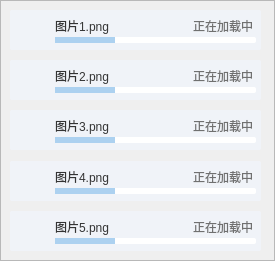
       <widget class="QFrame" name="Load_box2">
        <property name="geometry">
         <rect>
          <x>15</x>
          <y>0</y>
          <width>275</width>
          <height>261</height>
         </rect>
        </property>
        <property name="styleSheet">
         <string notr="true">QFrame#Load_box2{
	border :1px;
	border-radius:5px;
	border-color:rgb(182, 182, 182);
	border-style : dashed;
}</string>
        </property>
        <property name="frameShape">
         <enum>QFrame::StyledPanel</enum>
        </property>
        <property name="frameShadow">
         <enum>QFrame::Raised</enum>
        </property>
        <widget class="QWidget" name="layoutWidget">
         <property name="geometry">
          <rect>
           <x>10</x>
           <y>10</y>
           <width>251</width>
           <height>241</height>
          </rect>
         </property>
         <layout class="QGridLayout" name="gridLayout">
          <item row="7" column="0">
           <widget class="QFrame" name="Frame_load4">
            <property name="minimumSize">
             <size>
              <width>0</width>
              <height>40</height>
             </size>
            </property>
            <property name="styleSheet">
             <string notr="true">QFrame#Frame_load4{
	background-color: rgb(240, 243, 248);
	border-radius:2px;
}</string>
            </property>
            <property name="frameShape">
             <enum>QFrame::StyledPanel</enum>
            </property>
            <property name="frameShadow">
             <enum>QFrame::Raised</enum>
            </property>
            <widget class="QLabel" name="Lable_pic4">
             <property name="geometry">
              <rect>
               <x>6</x>
               <y>4</y>
               <width>32</width>
               <height>32</height>
              </rect>
             </property>
             <property name="text">
              <string/>
             </property>
            </widget>
            <widget class="QProgressBar" name="progressBar1_4">
             <property name="geometry">
              <rect>
               <x>45</x>
               <y>27</y>
               <width>201</width>
               <height>6</height>
              </rect>
             </property>
             <property name="maximumSize">
              <size>
               <width>16777215</width>
               <height>6</height>
              </size>
             </property>
             <property name="styleSheet">
              <string notr="true">QProgressBar{
text:none;
border-radius:2px;
background-color: #FFFFFF;
color: transparent;
}
QProgressBar::chunk {

background-color: rgb(172, 209, 240);
width: 20px;
}
</string>
             </property>
             <property name="value">
              <number>24</number>
             </property>
            </widget>
            <widget class="QLabel" name="Text_loadstatus4">
             <property name="geometry">
              <rect>
               <x>182</x>
               <y>6</y>
               <width>61</width>
               <height>20</height>
              </rect>
             </property>
             <property name="styleSheet">
              <string notr="true">background-color: transparent;
font: 6pt &quot;黑体&quot;;
color: rgb(112, 112, 112);</string>
             </property>
             <property name="text">
              <string>正在加载中</string>
             </property>
             <property name="alignment">
              <set>Qt::AlignRight|Qt::AlignTrailing|Qt::AlignVCenter</set>
             </property>
            </widget>
            <widget class="QLabel" name="Text_Picname4">
             <property name="geometry">
              <rect>
               <x>45</x>
               <y>6</y>
               <width>151</width>
               <height>20</height>
              </rect>
             </property>
             <property name="styleSheet">
              <string notr="true">background-color: transparent;
align: right;
font: 7pt &quot;Times New Roman&quot;;
color: rgb(52, 52, 52);</string>
             </property>
             <property name="text">
              <string>图片4.png</string>
             </property>
            </widget>
           </widget>
          </item>
          <item row="5" column="0">
           <widget class="QFrame" name="Frame_load3">
            <property name="minimumSize">
             <size>
              <width>0</width>
              <height>40</height>
             </size>
            </property>
            <property name="styleSheet">
             <string notr="true">QFrame#Frame_load3
{
	background-color: rgb(240, 243, 248);
	border-radius:2px;
}</string>
            </property>
            <property name="frameShape">
             <enum>QFrame::StyledPanel</enum>
            </property>
            <property name="frameShadow">
             <enum>QFrame::Raised</enum>
            </property>
            <widget class="QProgressBar" name="progressBar1_3">
             <property name="geometry">
              <rect>
               <x>45</x>
               <y>27</y>
               <width>201</width>
               <height>6</height>
              </rect>
             </property>
             <property name="maximumSize">
              <size>
               <width>16777215</width>
               <height>6</height>
              </size>
             </property>
             <property name="styleSheet">
              <string notr="true">QProgressBar{
text:none;
border-radius:2px;
background-color: #FFFFFF;
color: transparent;
}
QProgressBar::chunk {

background-color: rgb(172, 209, 240);
width: 20px;
}
</string>
             </property>
             <property name="value">
              <number>24</number>
             </property>
            </widget>
            <widget class="QLabel" name="Text_loadstatus3">
             <property name="geometry">
              <rect>
               <x>182</x>
               <y>6</y>
               <width>61</width>
               <height>20</height>
              </rect>
             </property>
             <property name="styleSheet">
              <string notr="true">background-color: transparent;
font: 6pt &quot;黑体&quot;;
color: rgb(112, 112, 112);</string>
             </property>
             <property name="text">
              <string>正在加载中</string>
             </property>
             <property name="alignment">
              <set>Qt::AlignRight|Qt::AlignTrailing|Qt::AlignVCenter</set>
             </property>
            </widget>
            <widget class="QLabel" name="Text_Picname3">
             <property name="geometry">
              <rect>
               <x>45</x>
               <y>6</y>
               <width>151</width>
               <height>20</height>
              </rect>
             </property>
             <property name="styleSheet">
              <string notr="true">background-color: transparent;
align: right;
font: 7pt &quot;Times New Roman&quot;;
color: rgb(52, 52, 52);</string>
             </property>
             <property name="text">
              <string>图片3.png</string>
             </property>
            </widget>
            <widget class="QLabel" name="Lable_pic3">
             <property name="geometry">
              <rect>
               <x>6</x>
               <y>4</y>
               <width>32</width>
               <height>32</height>
              </rect>
             </property>
             <property name="text">
              <string/>
             </property>
            </widget>
           </widget>
          </item>
          <item row="3" column="0">
           <widget class="QFrame" name="Frame_load2">
            <property name="minimumSize">
             <size>
              <width>0</width>
              <height>40</height>
             </size>
            </property>
            <property name="styleSheet">
             <string notr="true">QFrame#Frame_load2{
	background-color: rgb(240, 243, 248);
	border-radius:2px;
}</string>
            </property>
            <property name="frameShape">
             <enum>QFrame::StyledPanel</enum>
            </property>
            <property name="frameShadow">
             <enum>QFrame::Raised</enum>
            </property>
            <widget class="QProgressBar" name="progressBar1_2">
             <property name="geometry">
              <rect>
               <x>45</x>
               <y>27</y>
               <width>201</width>
               <height>6</height>
              </rect>
             </property>
             <property name="maximumSize">
              <size>
               <width>16777215</width>
               <height>6</height>
              </size>
             </property>
             <property name="styleSheet">
              <string notr="true">QProgressBar{
text:none;
border-radius:2px;
background-color: #FFFFFF;
color: transparent;
}
QProgressBar::chunk {

background-color: rgb(172, 209, 240);
width: 20px;
}
</string>
             </property>
             <property name="value">
              <number>24</number>
             </property>
            </widget>
            <widget class="QLabel" name="Text_loadstatus2">
             <property name="geometry">
              <rect>
               <x>182</x>
               <y>6</y>
               <width>61</width>
               <height>20</height>
              </rect>
             </property>
             <property name="styleSheet">
              <string notr="true">background-color: transparent;
font: 6pt &quot;黑体&quot;;
color: rgb(112, 112, 112);</string>
             </property>
             <property name="text">
              <string>正在加载中</string>
             </property>
             <property name="alignment">
              <set>Qt::AlignRight|Qt::AlignTrailing|Qt::AlignVCenter</set>
             </property>
            </widget>
            <widget class="QLabel" name="Text_Picname2">
             <property name="geometry">
              <rect>
               <x>45</x>
               <y>6</y>
               <width>151</width>
               <height>20</height>
              </rect>
             </property>
             <property name="styleSheet">
              <string notr="true">background-color: transparent;
align: right;
font: 7pt &quot;Times New Roman&quot;;
color: rgb(52, 52, 52);</string>
             </property>
             <property name="text">
              <string>图片2.png</string>
             </property>
            </widget>
            <widget class="QLabel" name="Lable_pic2">
             <property name="geometry">
              <rect>
               <x>6</x>
               <y>4</y>
               <width>32</width>
               <height>32</height>
              </rect>
             </property>
             <property name="text">
              <string/>
             </property>
            </widget>
           </widget>
          </item>
          <item row="9" column="0">
           <widget class="QFrame" name="Frame_load5">
            <property name="minimumSize">
             <size>
              <width>0</width>
              <height>40</height>
             </size>
            </property>
            <property name="styleSheet">
             <string notr="true">QFrame#Frame_load5{
	background-color: rgb(240, 243, 248);
	border-radius:2px;
}</string>
            </property>
            <property name="frameShape">
             <enum>QFrame::StyledPanel</enum>
            </property>
            <property name="frameShadow">
             <enum>QFrame::Raised</enum>
            </property>
            <widget class="QLabel" name="Lable_pic5">
             <property name="geometry">
              <rect>
               <x>6</x>
               <y>4</y>
               <width>32</width>
               <height>32</height>
              </rect>
             </property>
             <property name="text">
              <string/>
             </property>
            </widget>
            <widget class="QProgressBar" name="progressBar1_5">
             <property name="geometry">
              <rect>
               <x>45</x>
               <y>27</y>
               <width>201</width>
               <height>6</height>
              </rect>
             </property>
             <property name="maximumSize">
              <size>
               <width>16777215</width>
               <height>6</height>
              </size>
             </property>
             <property name="styleSheet">
              <string notr="true">QProgressBar{
text:none;
border-radius:2px;
background-color: #FFFFFF;
color: transparent;
}
QProgressBar::chunk {

background-color: rgb(172, 209, 240);
width: 20px;
}
</string>
             </property>
             <property name="value">
              <number>24</number>
             </property>
            </widget>
            <widget class="QLabel" name="Text_loadstatus5">
             <property name="geometry">
              <rect>
               <x>182</x>
               <y>6</y>
               <width>61</width>
               <height>20</height>
              </rect>
             </property>
             <property name="styleSheet">
              <string notr="true">background-color: transparent;
font: 6pt &quot;黑体&quot;;
color: rgb(112, 112, 112);</string>
             </property>
             <property name="text">
              <string>正在加载中</string>
             </property>
             <property name="alignment">
              <set>Qt::AlignRight|Qt::AlignTrailing|Qt::AlignVCenter</set>
             </property>
            </widget>
            <widget class="QLabel" name="Text_Picname5">
             <property name="geometry">
              <rect>
               <x>45</x>
               <y>6</y>
               <width>151</width>
               <height>20</height>
              </rect>
             </property>
             <property name="styleSheet">
              <string notr="true">background-color: transparent;
align: right;
font: 7pt &quot;Times New Roman&quot;;
color: rgb(52, 52, 52);</string>
             </property>
             <property name="text">
              <string>图片5.png</string>
             </property>
            </widget>
           </widget>
          </item>
          <item row="8" column="0">
           <spacer name="verticalSpacer_9">
            <property name="orientation">
             <enum>Qt::Vertical</enum>
            </property>
            <property name="sizeHint" stdset="0">
             <size>
              <width>20</width>
              <height>36</height>
             </size>
            </property>
           </spacer>
          </item>
          <item row="2" column="0">
           <spacer name="verticalSpacer_6">
            <property name="orientation">
             <enum>Qt::Vertical</enum>
            </property>
            <property name="sizeHint" stdset="0">
             <size>
              <width>20</width>
              <height>36</height>
             </size>
            </property>
           </spacer>
          </item>
          <item row="4" column="0">
           <spacer name="verticalSpacer_7">
            <property name="orientation">
             <enum>Qt::Vertical</enum>
            </property>
            <property name="sizeHint" stdset="0">
             <size>
              <width>20</width>
              <height>37</height>
             </size>
            </property>
           </spacer>
          </item>
          <item row="6" column="0">
           <spacer name="verticalSpacer_8">
            <property name="orientation">
             <enum>Qt::Vertical</enum>
            </property>
            <property name="sizeHint" stdset="0">
             <size>
              <width>20</width>
              <height>37</height>
             </size>
            </property>
           </spacer>
          </item>
          <item row="1" column="0">
           <widget class="QFrame" name="Frame_load1">
            <property name="minimumSize">
             <size>
              <width>0</width>
              <height>40</height>
             </size>
            </property>
            <property name="styleSheet">
             <string notr="true">QFrame#Frame_load1{
	background-color: rgb(240, 243, 248);
	border-radius:2px;
}</string>
            </property>
            <property name="frameShape">
             <enum>QFrame::StyledPanel</enum>
            </property>
            <property name="frameShadow">
             <enum>QFrame::Raised</enum>
            </property>
            <widget class="QLabel" name="Lable_pic1">
             <property name="geometry">
              <rect>
               <x>6</x>
               <y>4</y>
               <width>32</width>
               <height>32</height>
              </rect>
             </property>
             <property name="text">
              <string/>
             </property>
            </widget>
            <widget class="QProgressBar" name="progressBar1">
             <property name="geometry">
              <rect>
               <x>45</x>
               <y>27</y>
               <width>201</width>
               <height>6</height>
              </rect>
             </property>
             <property name="maximumSize">
              <size>
               <width>16777215</width>
               <height>6</height>
              </size>
             </property>
             <property name="font">
              <font>
               <weight>50</weight>
               <bold>false</bold>
               <underline>false</underline>
               <strikeout>false</strikeout>
               <kerning>true</kerning>
              </font>
             </property>
             <property name="toolTip">
              <string/>
             </property>
             <property name="styleSheet">
              <string notr="true">QProgressBar{
text:none;
border-radius:2px;
background-color: #FFFFFF;
color: transparent;
}
QProgressBar::chunk {

background-color: rgb(172, 209, 240);
width: 20px;
}
</string>
             </property>
             <property name="value">
              <number>24</number>
             </property>
             <property name="textVisible">
              <bool>true</bool>
             </property>
             <property name="orientation">
              <enum>Qt::Horizontal</enum>
             </property>
             <property name="invertedAppearance">
              <bool>false</bool>
             </property>
             <property name="textDirection">
              <enum>QProgressBar::TopToBottom</enum>
             </property>
            </widget>
            <widget class="QLabel" name="Text_Picname1">
             <property name="geometry">
              <rect>
               <x>45</x>
               <y>6</y>
               <width>151</width>
               <height>20</height>
              </rect>
             </property>
             <property name="styleSheet">
              <string notr="true">background-color: transparent;
align: right;
font: 7pt &quot;Times New Roman&quot;;
color: rgb(52, 52, 52);</string>
             </property>
             <property name="text">
              <string>图片1.png</string>
             </property>
            </widget>
            <widget class="QLabel" name="Text_loadstatus1">
             <property name="geometry">
              <rect>
               <x>182</x>
               <y>6</y>
               <width>61</width>
               <height>20</height>
              </rect>
             </property>
             <property name="styleSheet">
              <string notr="true">background-color: transparent;
font: 6pt &quot;黑体&quot;;
color: rgb(112, 112, 112);</string>
             </property>
             <property name="text">
              <string>正在加载中</string>
             </property>
             <property name="alignment">
              <set>Qt::AlignRight|Qt::AlignTrailing|Qt::AlignVCenter</set>
             </property>
            </widget>
           </widget>
          </item>
         </layout>
        </widget>
       </widget>
